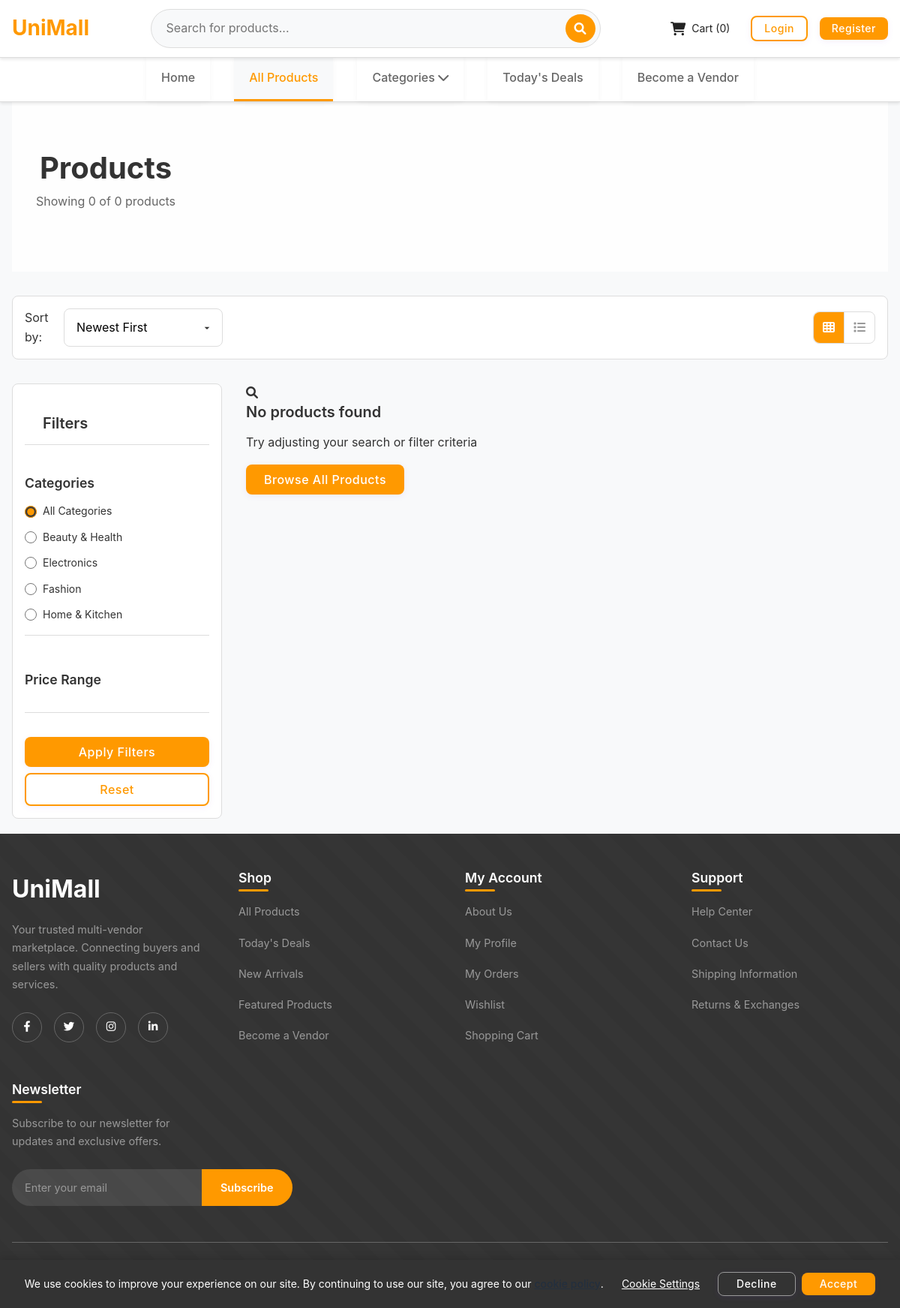
Screenshot of /pages/products.php with the database file from the repository.
### tables this page shows
CREATE TABLE categories (
    id INT AUTO_INCREMENT PRIMARY KEY,
    name VARCHAR(50) NOT NULL,
    slug VARCHAR(60) NOT NULL UNIQUE,
    description TEXT,
    image VARCHAR(255),
    parent_id INT DEFAULT NULL,
    created_at TIMESTAMP DEFAULT CURRENT_TIMESTAMP,
    updated_at TIMESTAMP DEFAULT CURRENT_TIMESTAMP ON UPDATE CURRENT_TIMESTAMP,
    FOREIGN KEY (parent_id) REFERENCES categories (id) ON DELETE SET NULL
);

### pages/products.php (the view, shortened to what this page needs)
<?php
$category_filter = isset($_GET['category']) ? $_GET['category'] : '';
$sort_by = isset($_GET['sort']) ? $_GET['sort'] : 'newest';
$page = isset($_GET['page']) ? max(1, intval($_GET['page'])) : 1;
$limit = 12;
$offset = ($page - 1) * $limit;
$database = new Database();
$db = $database->getConnection();
$query = "SELECT SQL_CALC_FOUND_ROWS p.*, v.business_name, c.name as category_name
          FROM products p
          JOIN vendors v ON p.vendor_id = v.id
          JOIN categories c ON p.category_id = c.id
          WHERE p.status = 'active'";
switch ($sort_by) {
    default:
        $query .= " ORDER BY p.created_at DESC";
        break;
}
$query .= " LIMIT :limit OFFSET :offset";
$stmt = $db->prepare($query);
$stmt->bindValue(':limit', $limit, PDO::PARAM_INT);
$stmt->bindValue(':offset', $offset, PDO::PARAM_INT);
$stmt->execute();
$products = $stmt->fetchAll(PDO::FETCH_ASSOC);
$total_count = $db->query("SELECT FOUND_ROWS()")->fetchColumn();
$total_pages = ceil($total_count / $limit);
$category_query = "SELECT id, name, slug FROM categories WHERE parent_id IS NULL ORDER BY name";
$category_stmt = $db->prepare($category_query);
$category_stmt->execute();
$categories = $category_stmt->fetchAll(PDO::FETCH_ASSOC);
$page_title = "Products";
require_once '../includes/header.php';
echo '<link rel="stylesheet" href="' . BASE_URL . 'assets/css/pages/products.css">';
echo '<link rel="stylesheet" href="' . BASE_URL . 'assets/css/pages/home.css">';
?>
<div class="products-page">
    <div class="container">
        <div class="products-header" >
            <div class="products-header-overlay"></div>
            <div class="products-header-content">
                <h1 class="products-title"><?php echo $page_title; ?></h1>
                <p class="products-meta">
                    Showing <?php echo count($products); ?> of <?php echo $total_count; ?> product<?php echo ($total_count != 1) ? 's' : ''; ?>
                </p>
            </div>
        </div>
        <div class="products-toolbar">
            <div class="products-sort">
                <label>Sort by:</label>
                <select id="sort-select" class="form-select">
                    <option value="newest" <?php echo $sort_by === 'newest' ? 'selected' : ''; ?>>Newest First</option>
                </select>
            </div>
            <div class="products-view-options">
                <button class="view-option active" data-view="grid">
                    <i class="fas fa-th"></i>
                </button>
                <button class="view-option" data-view="list">
                    <i class="fas fa-list"></i>
                </button>
            </div>
        </div>
        <div class="products-layout">
            <div class="products-sidebar">
                <div class="sidebar-header">
                    <h3>Filters</h3>
                </div>
                <div class="filter-section">
                    <h4 class="filter-section-title">
                        <span>Categories</span>
                    </h4>
                    <div class="filter-options" style="max-height: 500px;">
                        <div class="filter-option">
                            <input type="radio" id="category-all" name="category" value="" checked>
                            <label for="category-all">All Categories</label>
                        </div>
                        <?php foreach ($categories as $category): ?>
                        <div class="filter-option">
                            <input type="radio" id="category-<?php echo $category['id']; ?>" name="category" value="<?php echo $category['slug']; ?>" <?php echo $category_filter == $category['slug'] ? 'checked' : ''; ?>>
                            <label for="category-<?php echo $category['id']; ?>"><?php echo $category['name']; ?></label>
                        </div>
                        <?php endforeach; ?>
                    </div>
                </div>
                <div class="filter-section">
                    <h4 class="filter-section-title">
                        <span>Price Range</span>
                    </h4>
                </div>
                <div class="filter-actions">
                    <button class="btn btn-primary" id="apply-filters-btn">Apply Filters</button>
                    <button class="btn btn-outline" id="reset-filters-btn">Reset</button>
                </div>
            </div>
            <div class="products-main">
                <?php if (!empty($products)): ?>
                    <div class="products-grid-view" id="products-view">
                        <div class="products-grid">
                            <?php foreach ($products as $product) {
                                include '../includes/product-card.php';
                            } ?>
                        </div>
                    </div>
                    <?php if ($total_pages > 1): ?>
                        <div class="pagination">
                            <?php if ($page > 1): ?>
                                <a href="<?php echo getPageLink($page - 1); ?>" class="pagination-item">&laquo;</a>
                            <?php endif; ?>
                            <?php for ($i = 1; $i <= $total_pages; $i++): ?>
                                <?php if ($i == 1 || $i == $total_pages || ($i >= $page - 2 && $i <= $page + 2)): ?>
                                    <a href="<?php echo getPageLink($i); ?>" class="pagination-item <?php echo $i == $page ? 'active' : ''; ?>"><?php echo $i; ?></a>
                                <?php elseif ($i == $page - 3 || $i == $page + 3): ?>
                                    <span class="pagination-item disabled">...</span>
                                <?php endif; ?>
                            <?php endfor; ?>
                            <?php if ($page < $total_pages): ?>
                                <a href="<?php echo getPageLink($page + 1); ?>" class="pagination-item">&raquo;</a>
                            <?php endif; ?>
                        </div>
                    <?php endif; ?>
                <?php else: ?>
                    <div class="products-empty">
                        <div class="products-empty-icon">
                            <i class="fas fa-search"></i>
                        </div>
                        <h3 class="products-empty-title">No products found</h3>
                        <p class="products-empty-text">Try adjusting your search or filter criteria</p>
                        <a href="<?php echo BASE_URL; ?>pages/products.php" class="btn btn-primary">Browse All Products</a>
                    </div>
                <?php endif; ?>
            </div>
        </div>
    </div>
</div>
<?php
require_once '../includes/footer.php';
?>

### assets/css/base/variables.css (style rules this page uses)
:root { --primary-color: #ff9900; --primary-dark: #e68a00; --secondary-color: #232f3e; --accent-color: #ff6b6b; --success-color: #28a745; --danger-color: #dc3545; --warning-color: #ffc107; --info-color: #17a2b8; --text-primary: #333; --text-secondary: #666; --text-light: #999; --text-white: #fff; --bg-light: #f8f9fa; --bg-white: #fff; --bg-dark: #232f3e; --border-color: #ddd; --border-radius: 8px; --border-radius-sm: 4px; --shadow-sm: 0 2px 4px rgba(0,0,0,0.1); --shadow-md: 0 4px 8px rgba(0,0,0,0.1); --shadow-lg: 0 8px 16px rgba(0,0,0,0.1); --spacing-xs: 0.25rem; --spacing-sm: 0.5rem; --spacing-md: 1rem; --spacing-lg: 1.5rem; --spacing-xl: 2rem; --spacing-xxl: 3rem; --font-size-xs: 0.75rem; --font-size-sm: 0.875rem; --font-size-md: 1rem; --font-size-lg: 1.25rem; --font-size-xl: 1.5rem; --font-size-xxl: 2rem; --transition-fast: 0.2s ease; --transition-normal: 0.3s ease; --transition-slow: 0.5s ease; }

### assets/css/base/typography.css (style rules this page uses)
body { font-family: 'Segoe UI', Tahoma, Geneva, Verdana, sans-serif; font-size: 16px; line-height: 1.6; color: var(--text-primary); }
h1, h2, h3, h4, h5, h6 { font-weight: 600; line-height: 1.2; margin-bottom: var(--spacing-md); color: var(--text-primary); }
h1 { font-size: var(--font-size-xxl); }
h3 { font-size: var(--font-size-lg); }
h4 { font-size: var(--font-size-md); }
p { margin-bottom: var(--spacing-md); }
a { color: var(--primary-color); transition: color var(--transition-fast); }

### assets/css/style.css (style rules this page uses)
* { margin: 0; padding: 0; box-sizing: border-box; }
body { font-family: 'MTN Brighter Sans', -apple-system, BlinkMacSystemFont, "Segoe UI", Roboto, Helvetica, Arial, sans-serif; line-height: 1.6; color: #333; background-color: #f8f9fa; }
.container { width: 100%; max-width: 1200px; margin: 0 auto; padding: 0 15px; }

### assets/css/components/buttons.css (style rules this page uses)
.btn { display: inline-flex; align-items: center; justify-content: center; gap: var(--spacing-sm); padding: 12px 24px; background-color: var(--primary-color); color: var(--text-white); border: none; border-radius: var(--border-radius); font-weight: 500; text-decoration: none; cursor: pointer; transition: all var(--transition-normal); font-size: var(--font-size-md); line-height: 1; }
.btn-outline { background-color: transparent; border: 2px solid var(--primary-color); color: var(--primary-color); }

### assets/css/components/forms.css (style rules this page uses)
.form-input, .form-select, .form-textarea { width: 100%; padding: 12px 16px; border: 1px solid var(--border-color); border-radius: var(--border-radius); font-size: var(--font-size-md); transition: all var(--transition-fast); background-color: var(--bg-white); }
.form-select { background-repeat: no-repeat; background-position: right 12px center; background-size: 16px; padding-right: 40px; appearance: none; }

### assets/css/layout/grid.css (style rules this page uses)
.container { width: 100%; max-width: 1200px; margin: 0 auto; padding: 0 var(--spacing-md); }

### assets/css/layout/sidebar.css (style rules this page uses)
.filter-options { list-style: none; padding: 0; margin: 0; }
.filter-options label { display: flex; align-items: center; gap: var(--spacing-sm); cursor: pointer; font-size: var(--font-size-sm); }
.filter-options input[type="checkbox"], .filter-options input[type="radio"] { width: 16px; height: 16px; accent-color: var(--primary-color); }

### assets/css/pages/admin-dashboard.css (style rules this page uses)
.btn { display: inline-flex; align-items: center; justify-content: center; padding: 8px 16px; border-radius: 8px; text-decoration: none; font-weight: 500; font-size: 0.9rem; cursor: pointer; transition: var(--transition); border: none; gap: 6px; }
.btn-primary { background: var(--primary); color: var(--white); }
.btn-outline { background: transparent; color: var(--primary); border: 1px solid var(--primary); }

### assets/css/pages/admin-header.css (style rules this page uses)
.sidebar-header, .sidebar-header h2 { display: flex !important; visibility: visible !important; opacity: 1 !important; }
.sidebar-header { padding: 24px; display: flex; align-items: center; justify-content: flex-start; border-bottom: 1px solid #fff; background: transparent; }

### assets/css/pages/admin-login.css (style rules this page uses)
.btn { display: inline-block; padding: 14px 28px; background: linear-gradient(90deg, var(--primary-color) 60%, var(--primary-dark) 100%); color: #fff; border: none; border-radius: 10px; font-size: 17px; font-weight: 600; cursor: pointer; transition: background 0.3s, box-shadow 0.3s, transform 0.2s; text-align: center; box-shadow: 0 2px 8px rgba(124,58,237,0.08); letter-spacing: 0.5px; }

### assets/css/pages/admin-settings.css (style rules this page uses)
.btn-primary { background: var(--primary, #007bff); color: #fff; border: none; border-radius: 7px; padding: 12px 24px; font-weight: 600; cursor: pointer; font-size: 1.1rem; transition: background 0.2s; }

### rows the page displays
categories: slug "☐ Beauty & Health", name "Beauty & Health"
categories: slug "☐ Electronics", name "Electronics"
categories: slug "☐ Fashion", name "Fashion"
categories: slug "☐ Home & Kitchen", name "Home & Kitchen"

### other values shown
$page_title "Products"
count($products) "0"
$total_count "0"
SITE_NAME "UniMall"
